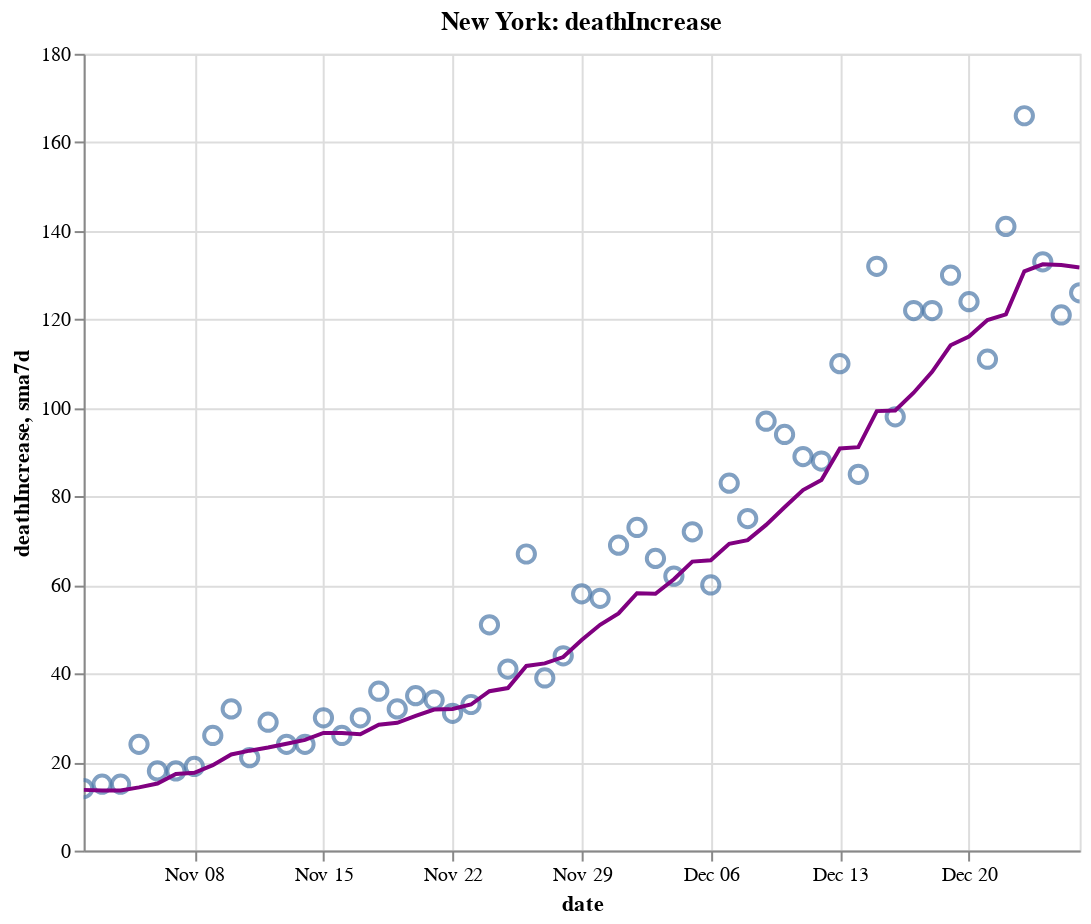

Notebook source saved alongside this figure:
### Code cell
create_plot(ny, 'deathIncrease')

### Figure 1 — Vega-Lite specification as saved in the notebook (floating-point values rounded to 4 significant figures)
{"config": {"view": {"continuousWidth": 400, "continuousHeight": 300}}, "layer": [{"layer": [{"mark": {"type": "point", "size": 75}, "encoding": {"tooltip": [{"type": "temporal", "field": "date"}, {"type": "quantitative", "field": "deathIncrease"}, {"type": "quantitative", "field": "sma7d"}], "x": {"type": "temporal", "field": "date"}, "y": {"type": "quantitative", "field": "deathIncrease"}}, "selection": {"selector012": {"type": "interval", "bind": "scales", "encodings": ["x", "y"]}}}, {"mark": {"type": "line", "color": "purple"}, "encoding": {"x": {"type": "temporal", "field": "date"}, "y": {"type": "quantitative", "field": "sma7d"}}}]}, {"mark": {"type": "rule", "color": "#aaa"}, "encoding": {"x": {"type": "temporal", "field": "date"}}, "transform": [{"filter": {"selection": "selector011"}}]}, {"mark": "circle", "encoding": {"opacity": {"condition": {"value": 1, "selection": "selector011"}, "value": 0}, "tooltip": [{"type": "temporal", "field": "date"}, {"type": "quantitative", "field": "deathIncrease"}, {"type": "quantitative", "field": "sma7d"}], "x": {"type": "temporal", "field": "date"}, "y": {"type": "quantitative", "field": "deathIncrease"}}, "selection": {"selector011": {"type": "single", "encodings": ["x"], "on": "mouseover", "nearest": true, "empty": "none"}}}, {"mark": {"type": "text", "align": "left", "dx": 5, "dy": -5, "stroke": "white", "strokeWidth": 2}, "encoding": {"text": {"type": "quantitative", "field": "deathIncrease"}, "tooltip": [{"type": "temporal", "field": "date"}, {"type": "quantitative", "field": "deathIncrease"}, {"type": "quantitative", "field": "sma7d"}], "x": {"type": "temporal", "field": "date"}, "y": {"type": "quantitative", "field": "deathIncrease"}}, "transform": [{"filter": {"selection": "selector011"}}]}, {"mark": {"type": "text", "align": "left", "dx": 5, "dy": -5}, "encoding": {"text": {"type": "quantitative", "field": "deathIncrease"}, "tooltip": [{"type": "temporal", "field": "date"}, {"type": "quantitative", "field": "deathIncrease"}, {"type": "quantitative", "field": "sma7d"}], "x": {"type": "temporal", "field": "date"}, "y": {"type": "quantitative", "field": "deathIncrease"}}, "transform": [{"filter": {"selection": "selector011"}}]}], "data": {"name": "data-f2a0e58cb1ba3496207db7a7c940cba5"}, "height": 400, "title": "New York: deathIncrease", "width": 500, "$schema": "https://vega.github.io/schema/vega-lite/v4.8.1.json", "datasets": {"data-f2a0e58cb1ba3496207db7a7c940cba5": [{"date": "2020-11-02T00:00:00", "totalTestResultsIncrease": 96100.0, "positiveIncrease": 1633.0, "death": 25840.0, "deathIncrease": 14.0, "positiveRate": 0.017, "state": "New York", "sma7d": 13.71}, {"date": "2020-11-03T00:00:00", "totalTestResultsIncrease": 127900.0, "positiveIncrease": 2321.0, "death": 25850.0, "deathIncrease": 15.0, "positiveRate": 0.018, "state": "New York", "sma7d": 13.57}, {"date": "2020-11-04T00:00:00", "totalTestResultsIncrease": 133500.0, "positiveIncrease": 2126.0, "death": 25870.0, "deathIncrease": 15.0, "positiveRate": 0.016, "state": "New York", "sma7d": 13.57}, {"date": "2020-11-05T00:00:00", "totalTestResultsIncrease": 161000.0, "positiveIncrease": 2997.0, "death": 25890.0, "deathIncrease": 24.0, "positiveRate": 0.019, "state": "New York", "sma7d": 14.29}, {"date": "2020-11-06T00:00:00", "totalTestResultsIncrease": 160700.0, "positiveIncrease": 3209.0, "death": 25910.0, "deathIncrease": 18.0, "positiveRate": 0.02, "state": "New York", "sma7d": 15.14}, {"date": "2020-11-07T00:00:00", "totalTestResultsIncrease": 163300.0, "positiveIncrease": 3587.0, "death": 25930.0, "deathIncrease": 18.0, "positiveRate": 0.022, "state": "New York", "sma7d": 17.29}, {"date": "2020-11-08T00:00:00", "totalTestResultsIncrease": 145600.0, "positiveIncrease": 3428.0, "death": 25950.0, "deathIncrease": 19.0, "positiveRate": 0.024, "state": "New York", "sma7d": 17.57}, {"date": "2020-11-09T00:00:00", "totalTestResultsIncrease": 111400.0, "positiveIncrease": 3144.0, "death": 25970.0, "deathIncrease": 26.0, "positiveRate": 0.028, "state": "New York", "sma7d": 19.29}, {"date": "2020-11-10T00:00:00", "totalTestResultsIncrease": 128000.0, "positiveIncrease": 3965.0, "death": 26000.0, "deathIncrease": 32.0, "positiveRate": 0.031, "state": "New York", "sma7d": 21.71}, {"date": "2020-11-11T00:00:00", "totalTestResultsIncrease": 164300.0, "positiveIncrease": 4820.0, "death": 26030.0, "deathIncrease": 21.0, "positiveRate": 0.029, "state": "New York", "sma7d": 22.57}, {"date": "2020-11-12T00:00:00", "totalTestResultsIncrease": 162600.0, "positiveIncrease": 4797.0, "death": 26060.0, "deathIncrease": 29.0, "positiveRate": 0.029, "state": "New York", "sma7d": 23.29}, {"date": "2020-11-13T00:00:00", "totalTestResultsIncrease": 203700.0, "positiveIncrease": 5401.0, "death": 26080.0, "deathIncrease": 24.0, "positiveRate": 0.027, "state": "New York", "sma7d": 24.14}, {"date": "2020-11-14T00:00:00", "totalTestResultsIncrease": 184200.0, "positiveIncrease": 5388.0, "death": 26100.0, "deathIncrease": 24.0, "positiveRate": 0.029, "state": "New York", "sma7d": 25.0}, {"date": "2020-11-15T00:00:00", "totalTestResultsIncrease": 133200.0, "positiveIncrease": 3649.0, "death": 26130.0, "deathIncrease": 30.0, "positiveRate": 0.027, "state": "New York", "sma7d": 26.57}, {"date": "2020-11-16T00:00:00", "totalTestResultsIncrease": 124600.0, "positiveIncrease": 3490.0, "death": 26160.0, "deathIncrease": 26.0, "positiveRate": 0.028, "state": "New York", "sma7d": 26.57}, {"date": "2020-11-17T00:00:00", "totalTestResultsIncrease": 159900.0, "positiveIncrease": 5088.0, "death": 26190.0, "deathIncrease": 30.0, "positiveRate": 0.032, "state": "New York", "sma7d": 26.29}, {"date": "2020-11-18T00:00:00", "totalTestResultsIncrease": 154400.0, "positiveIncrease": 5294.0, "death": 26220.0, "deathIncrease": 36.0, "positiveRate": 0.034, "state": "New York", "sma7d": 28.43}, {"date": "2020-11-19T00:00:00", "totalTestResultsIncrease": 195200.0, "positiveIncrease": 5310.0, "death": 26260.0, "deathIncrease": 32.0, "positiveRate": 0.027, "state": "New York", "sma7d": 28.86}, {"date": "2020-11-20T00:00:00", "totalTestResultsIncrease": 205500.0, "positiveIncrease": 5468.0, "death": 26290.0, "deathIncrease": 35.0, "positiveRate": 0.027, "state": "New York", "sma7d": 30.43}, {"date": "2020-11-21T00:00:00", "totalTestResultsIncrease": 207900.0, "positiveIncrease": 5972.0, "death": 26330.0, "deathIncrease": 34.0, "positiveRate": 0.029, "state": "New York", "sma7d": 31.86}, {"date": "2020-11-22T00:00:00", "totalTestResultsIncrease": 196600.0, "positiveIncrease": 5392.0, "death": 26360.0, "deathIncrease": 31.0, "positiveRate": 0.027, "state": "New York", "sma7d": 32.0}, {"date": "2020-11-23T00:00:00", "totalTestResultsIncrease": 191500.0, "positiveIncrease": 5906.0, "death": 26390.0, "deathIncrease": 33.0, "positiveRate": 0.031, "state": "New York", "sma7d": 33.0}, {"date": "2020-11-24T00:00:00", "totalTestResultsIncrease": 164800.0, "positiveIncrease": 4881.0, "death": 26440.0, "deathIncrease": 51.0, "positiveRate": 0.03, "state": "New York", "sma7d": 36.0}, {"date": "2020-11-25T00:00:00", "totalTestResultsIncrease": 173100.0, "positiveIncrease": 6265.0, "death": 26480.0, "deathIncrease": 41.0, "positiveRate": 0.036, "state": "New York", "sma7d": 36.71}, {"date": "2020-11-26T00:00:00", "totalTestResultsIncrease": 217700.0, "positiveIncrease": 6933.0, "death": 26550.0, "deathIncrease": 67.0, "positiveRate": 0.032, "state": "New York", "sma7d": 41.71}, {"date": "2020-11-27T00:00:00", "totalTestResultsIncrease": 219400.0, "positiveIncrease": 8176.0, "death": 26590.0, "deathIncrease": 39.0, "positiveRate": 0.037, "state": "New York", "sma7d": 42.29}, {"date": "2020-11-28T00:00:00", "totalTestResultsIncrease": 152400.0, "positiveIncrease": 6063.0, "death": 26630.0, "deathIncrease": 44.0, "positiveRate": 0.04, "state": "New York", "sma7d": 43.71}, {"date": "2020-11-29T00:00:00", "totalTestResultsIncrease": 157300.0, "positiveIncrease": 6723.0, "death": 26690.0, "deathIncrease": 58.0, "positiveRate": 0.043, "state": "New York", "sma7d": 47.57}, {"date": "2020-11-30T00:00:00", "totalTestResultsIncrease": 149000.0, "positiveIncrease": 6819.0, "death": 26750.0, "deathIncrease": 57.0, "positiveRate": 0.046, "state": "New York", "sma7d": 51.0}, {"date": "2020-12-01T00:00:00", "totalTestResultsIncrease": 146700.0, "positiveIncrease": 7285.0, "death": 26820.0, "deathIncrease": 69.0, "positiveRate": 0.05, "state": "New York", "sma7d": 53.57}, {"date": "2020-12-02T00:00:00", "totalTestResultsIncrease": 193600.0, "positiveIncrease": 8973.0, "death": 26890.0, "deathIncrease": 73.0, "positiveRate": 0.046, "state": "New York", "sma7d": 58.14}, {"date": "2020-12-03T00:00:00", "totalTestResultsIncrease": 203400.0, "positiveIncrease": 9855.0, "death": 26960.0, "deathIncrease": 66.0, "positiveRate": 0.048, "state": "New York", "sma7d": 58.0}, {"date": "2020-12-04T00:00:00", "totalTestResultsIncrease": 208300.0, "positiveIncrease": 11270.0, "death": 27020.0, "deathIncrease": 62.0, "positiveRate": 0.054, "state": "New York", "sma7d": 61.29}, {"date": "2020-12-05T00:00:00", "totalTestResultsIncrease": 215400.0, "positiveIncrease": 10760.0, "death": 27090.0, "deathIncrease": 72.0, "positiveRate": 0.05, "state": "New York", "sma7d": 65.29}, {"date": "2020-12-06T00:00:00", "totalTestResultsIncrease": 205800.0, "positiveIncrease": 9702.0, "death": 27150.0, "deathIncrease": 60.0, "positiveRate": 0.047, "state": "New York", "sma7d": 65.57}, {"date": "2020-12-07T00:00:00", "totalTestResultsIncrease": 152300.0, "positiveIncrease": 7302.0, "death": 27230.0, "deathIncrease": 83.0, "positiveRate": 0.048, "state": "New York", "sma7d": 69.29}, {"date": "2020-12-08T00:00:00", "totalTestResultsIncrease": 162500.0, "positiveIncrease": 9335.0, "death": 27310.0, "deathIncrease": 75.0, "positiveRate": 0.057, "state": "New York", "sma7d": 70.14}, {"date": "2020-12-09T00:00:00", "totalTestResultsIncrease": 194600.0, "positiveIncrease": 10600.0, "death": 27400.0, "deathIncrease": 97.0, "positiveRate": 0.054, "state": "New York", "sma7d": 73.57}, {"date": "2020-12-10T00:00:00", "totalTestResultsIncrease": 197400.0, "positiveIncrease": 10180.0, "death": 27500.0, "deathIncrease": 94.0, "positiveRate": 0.052, "state": "New York", "sma7d": 77.57}, {"date": "2020-12-11T00:00:00", "totalTestResultsIncrease": 212700.0, "positiveIncrease": 10600.0, "death": 27590.0, "deathIncrease": 89.0, "positiveRate": 0.05, "state": "New York", "sma7d": 81.43}, {"date": "2020-12-12T00:00:00", "totalTestResultsIncrease": 242900.0, "positiveIncrease": 11130.0, "death": 27680.0, "deathIncrease": 88.0, "positiveRate": 0.046, "state": "New York", "sma7d": 83.71}, {"date": "2020-12-13T00:00:00", "totalTestResultsIncrease": 205200.0, "positiveIncrease": 10190.0, "death": 27780.0, "deathIncrease": 110.0, "positiveRate": 0.05, "state": "New York", "sma7d": 90.86}, {"date": "2020-12-14T00:00:00", "totalTestResultsIncrease": 159800.0, "positiveIncrease": 9044.0, "death": 27870.0, "deathIncrease": 85.0, "positiveRate": 0.057, "state": "New York", "sma7d": 91.14}, {"date": "2020-12-15T00:00:00", "totalTestResultsIncrease": 194200.0, "positiveIncrease": 10350.0, "death": 28000.0, "deathIncrease": 132.0, "positiveRate": 0.053, "state": "New York", "sma7d": 99.29}, {"date": "2020-12-16T00:00:00", "totalTestResultsIncrease": 160900.0, "positiveIncrease": 9998.0, "death": 28100.0, "deathIncrease": 98.0, "positiveRate": 0.062, "state": "New York", "sma7d": 99.43}, {"date": "2020-12-17T00:00:00", "totalTestResultsIncrease": 202800.0, "positiveIncrease": 10910.0, "death": 28220.0, "deathIncrease": 122.0, "positiveRate": 0.054, "state": "New York", "sma7d": 103.4}, {"date": "2020-12-18T00:00:00", "totalTestResultsIncrease": 249400.0, "positiveIncrease": 12700.0, "death": 28340.0, "deathIncrease": 122.0, "positiveRate": 0.051, "state": "New York", "sma7d": 108.1}, {"date": "2020-12-19T00:00:00", "totalTestResultsIncrease": 191500.0, "positiveIncrease": 9919.0, "death": 28470.0, "deathIncrease": 130.0, "positiveRate": 0.052, "state": "New York", "sma7d": 114.1}, {"date": "2020-12-20T00:00:00", "totalTestResultsIncrease": 197300.0, "positiveIncrease": 9957.0, "death": 28600.0, "deathIncrease": 124.0, "positiveRate": 0.05, "state": "New York", "sma7d": 116.1}, {"date": "2020-12-21T00:00:00", "totalTestResultsIncrease": 156500.0, "positiveIncrease": 9007.0, "death": 28710.0, "deathIncrease": 111.0, "positiveRate": 0.058, "state": "New York", "sma7d": 119.9}, {"date": "2020-12-22T00:00:00", "totalTestResultsIncrease": 164900.0, "positiveIncrease": 9716.0, "death": 28850.0, "deathIncrease": 141.0, "positiveRate": 0.059, "state": "New York", "sma7d": 121.1}, {"date": "2020-12-23T00:00:00", "totalTestResultsIncrease": 204400.0, "positiveIncrease": 11940.0, "death": 29020.0, "deathIncrease": 166.0, "positiveRate": 0.058, "state": "New York", "sma7d": 130.9}, {"date": "2020-12-24T00:00:00", "totalTestResultsIncrease": 226300.0, "positiveIncrease": 12570.0, "death": 29150.0, "deathIncrease": 133.0, "positiveRate": 0.056, "state": "New York", "sma7d": 132.4}, {"date": "2020-12-25T00:00:00", "totalTestResultsIncrease": 226600.0, "positiveIncrease": 12450.0, "death": 29270.0, "deathIncrease": 121.0, "positiveRate": 0.055, "state": "New York", "sma7d": 132.3}, {"date": "2020-12-26T00:00:00", "totalTestResultsIncrease": 201400.0, "positiveIncrease": 10810.0, "death": 29400.0, "deathIncrease": 126.0, "positiveRate": 0.054, "state": "New York", "sma7d": 131.7}]}}
